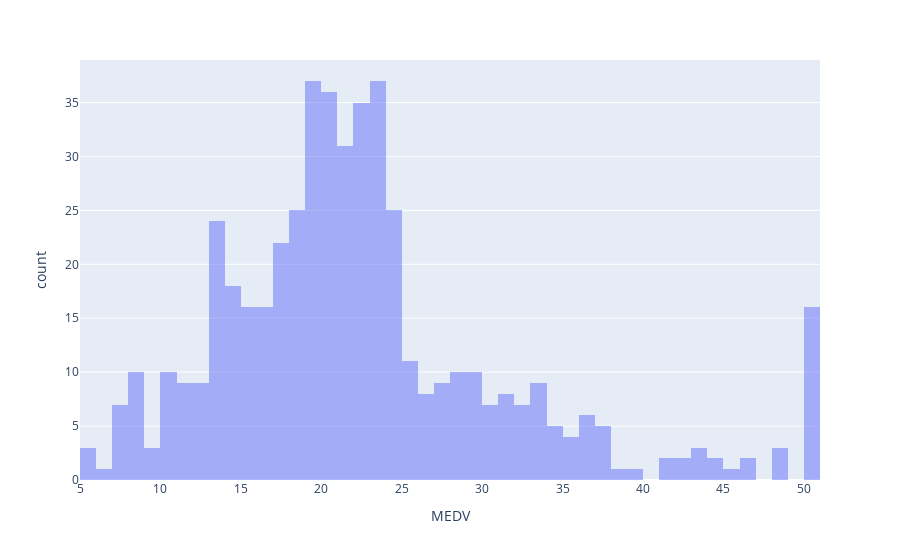

The notebook cell saved with this chart:
### Code cell
fig = px.histogram(df, x='MEDV', nbins=50, opacity=.5)
fig.show()

### Figure 1 — Plotly figure (JSON) as saved in the notebook; plotly's stock layout.template omitted (floating-point values rounded to 4 significant figures; data arrays with more than 128 entries replaced by an {"elided": "..."} marker saying what was removed)
{"data": [{"alignmentgroup": "True", "bingroup": "x", "hovertemplate": "MEDV=%{x}<br>count=%{y}<extra></extra>", "legendgroup": "", "marker": {"color": "#636efa", "opacity": 0.5}, "name": "", "nbinsx": 50, "offsetgroup": "", "orientation": "v", "showlegend": false, "type": "histogram", "x": {"elided": "506 float values"}, "xaxis": "x", "yaxis": "y"}], "layout": {"autosize": true, "barmode": "relative", "legend": {"tracegroupgap": 0}, "margin": {"t": 60}, "xaxis": {"anchor": "y", "autorange": true, "domain": [0, 1], "range": [5, 51], "title": {"text": "MEDV"}, "type": "linear"}, "yaxis": {"anchor": "x", "autorange": true, "domain": [0, 1], "range": [0, 38.95], "title": {"text": "count"}}}}
